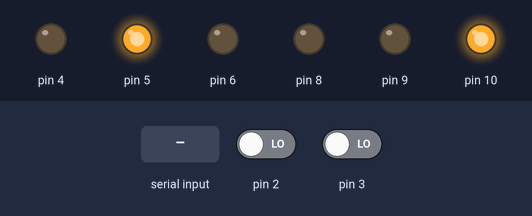
Simulated run of this program. Board: Arduino Mega 2560, built with avr-gcc and run on an emulated ATmega2560. Shown: output pins drawn as LEDs (lit = HIGH). The inputs (shaded band) are chosen by the test bench; at power-on: pin 2 LOW, pin 3 LOW. What the program prints to the serial monitor is not drawn.

Above: at 1.2 s.
1.3 s: "1" received over Serial
At 3.0 s:
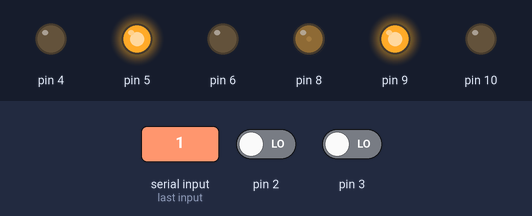
3.8 s: "2" received over Serial
At 6.1 s:
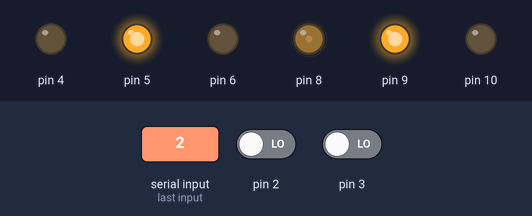
Timing chart, 0 to 7.6 s (numbered marks = the images above; inputs shaded):
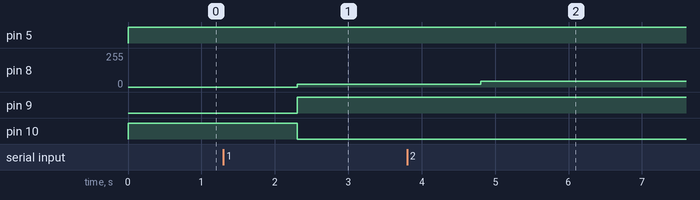

Measured:
- after the input at 1.3 s, pin 8: 0/255 → 21/255 after 1.0 s; pin 9: LOW → HIGH after 1.0 s; pin 10: HIGH → LOW after 1.0 s
- after the input at 3.8 s, pin 8: 21/255 → 42/255 after 1.0 s

The program:

main.cpp
```cpp
#include "Timer_utils.h"
#include "TB6612FNG.h"
#include "L298N.h"
#include "Quadrature_enc.h"
#include "PID_P.h"

#define MAIN_LOOP_FREQ   250.0

Timer_utils timer(MAIN_LOOP_FREQ);
TB6612FNG motorDriver;
Quadrature_enc encoder;

double voltInMotorA = 0;
double voltInMotorB = 0;

void setup()
{
  Serial.begin(115200);

  timer.init(MAIN_LOOP_FREQ);

  motorDriver.config(7, 12, 255);
  motorDriver.configMotorA(4, 6, 5, false);
  motorDriver.configMotorB(8, 9, 10, true);

  motorDriver.init();
  motorDriver.initMotorA();
  motorDriver.initMotorB();

  motorDriver.enableMotorA();
  motorDriver.enableMotorB();

  encoder.config(5800, 2, 3, []() { encoder.isrFunction(); }, false);
  encoder.init();
}

void loop()
{
  encoder.update();
  while (Serial.available() > 0)
  {
    // voltInMotorA = Serial.readString().toDouble();
    voltInMotorB = Serial.readString().toDouble();
  }

  Serial.print(voltInMotorA);
  Serial.print("\t");
  Serial.println(voltInMotorB);

  motorDriver.commandMotorA(voltInMotorA);
  motorDriver.commandMotorB(voltInMotorB);

  timer.sleep();
}
```
